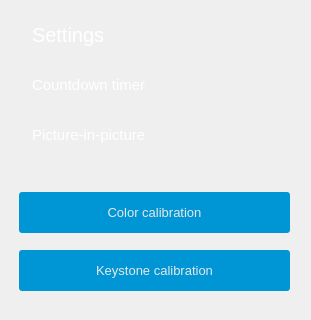
<?xml version="1.0" encoding="UTF-8"?>
<ui version="4.0">
 <class>SettingSubMenuWidget</class>
 <widget class="QWidget" name="SettingSubMenuWidget">
  <property name="geometry">
   <rect>
    <x>0</x>
    <y>0</y>
    <width>311</width>
    <height>320</height>
   </rect>
  </property>
  <property name="minimumSize">
   <size>
    <width>0</width>
    <height>180</height>
   </size>
  </property>
  <property name="maximumSize">
   <size>
    <width>340</width>
    <height>320</height>
   </size>
  </property>
  <property name="windowTitle">
   <string notr="true">Form</string>
  </property>
  <layout class="QGridLayout" name="gridLayout">
   <property name="leftMargin">
    <number>0</number>
   </property>
   <property name="topMargin">
    <number>0</number>
   </property>
   <property name="rightMargin">
    <number>0</number>
   </property>
   <property name="bottomMargin">
    <number>0</number>
   </property>
   <property name="spacing">
    <number>0</number>
   </property>
   <item row="0" column="0">
    <widget class="QFrame" name="frame_content">
     <property name="styleSheet">
      <string notr="true">background-color: transparent;
border: none;</string>
     </property>
     <property name="frameShape">
      <enum>QFrame::StyledPanel</enum>
     </property>
     <property name="frameShadow">
      <enum>QFrame::Raised</enum>
     </property>
     <widget class="QLabel" name="setting_label">
      <property name="geometry">
       <rect>
        <x>32</x>
        <y>20</y>
        <width>270</width>
        <height>30</height>
       </rect>
      </property>
      <property name="styleSheet">
       <string notr="true">QLabel {
  font-weight: normal;
  font-family: Segoe UI;
  font-size: 20px;
  color: #ffffff;
  background-color:transparent;
}</string>
      </property>
      <property name="text">
       <string>Settings</string>
      </property>
     </widget>
     <widget class="QLabel" name="countdown_timer_label">
      <property name="geometry">
       <rect>
        <x>32</x>
        <y>70</y>
        <width>170</width>
        <height>30</height>
       </rect>
      </property>
      <property name="styleSheet">
       <string notr="true">QLabel {
  font-family: Segoe UI;
  font-size: 15px;
  font-weight: normal;
  color: #ffffff;
  background-color:transparent;
}
</string>
      </property>
      <property name="text">
       <string>Countdown timer</string>
      </property>
     </widget>
     <widget class="QLabel" name="pip_label">
      <property name="geometry">
       <rect>
        <x>32</x>
        <y>120</y>
        <width>170</width>
        <height>30</height>
       </rect>
      </property>
      <property name="styleSheet">
       <string notr="true">QLabel {
  font-family: Segoe UI;
  font-size: 15px;
  font-weight: normal;
  color: #ffffff;
  background-color:transparent;
}
</string>
      </property>
      <property name="text">
       <string>Picture-in-picture</string>
      </property>
     </widget>
     <widget class="QPushButton" name="colorCalibrationButton">
      <property name="geometry">
       <rect>
        <x>19</x>
        <y>192</y>
        <width>271</width>
        <height>41</height>
       </rect>
      </property>
      <property name="styleSheet">
       <string notr="true">QPushButton {
    font-family: Segoe UI;
    font-size: 13px;
    background-color: #0096d6;
    border-width: 2px;
    border-radius: 3px;
    border-color: #0096d6;
    color: #e7e7e7;
    padding: 8px 60px ;
}

QPushButton:hover {
    background-color: #2ea8dd;
    border-color: #2ea8dd;
    color: #ffffff;
}

QPushButton:pressed {
    background-color: #007aaf;
    border-color: #007aaf;
    color: #ffffff;
}

QPushButton:focus {
    background-color: #0096d6;
    border-color: rgba(255, 255, 255, 0.5);
    color: #ffffff;
}

QPushButton:disabled {
    background-color: #2F3438;
    border-color: rgba(255, 255, 255, 0.5);
    color: #64686C;
}</string>
      </property>
      <property name="text">
       <string>Color calibration</string>
      </property>
     </widget>
     <widget class="QPushButton" name="keystoneCalibrationButton">
      <property name="enabled">
       <bool>true</bool>
      </property>
      <property name="geometry">
       <rect>
        <x>19</x>
        <y>250</y>
        <width>271</width>
        <height>41</height>
       </rect>
      </property>
      <property name="styleSheet">
       <string notr="true">QPushButton {
    font-family: Segoe UI;
    font-size: 13px;
    background-color: #0096d6;
    border-width: 2px;
    border-radius: 3px;
    border-color: #0096d6;
    color: #e7e7e7;
    padding: 8px 60px ;
}

QPushButton:hover {
    background-color: #2ea8dd;
    border-color: #2ea8dd;
    color: #ffffff;
}

QPushButton:pressed {
    background-color: #007aaf;
    border-color: #007aaf;
    color: #ffffff;
}

QPushButton:focus {
    background-color: #0096d6;
    border-color: rgba(255, 255, 255, 0.5);
    color: #ffffff;
}

QPushButton:disabled {
    background-color: #2F3438;
    border-color: rgba(255, 255, 255, 0.5);
    color: #64686C;
}</string>
      </property>
      <property name="text">
       <string>Keystone calibration</string>
      </property>
     </widget>
    </widget>
   </item>
  </layout>
 </widget>
 <resources/>
 <connections/>
</ui>
